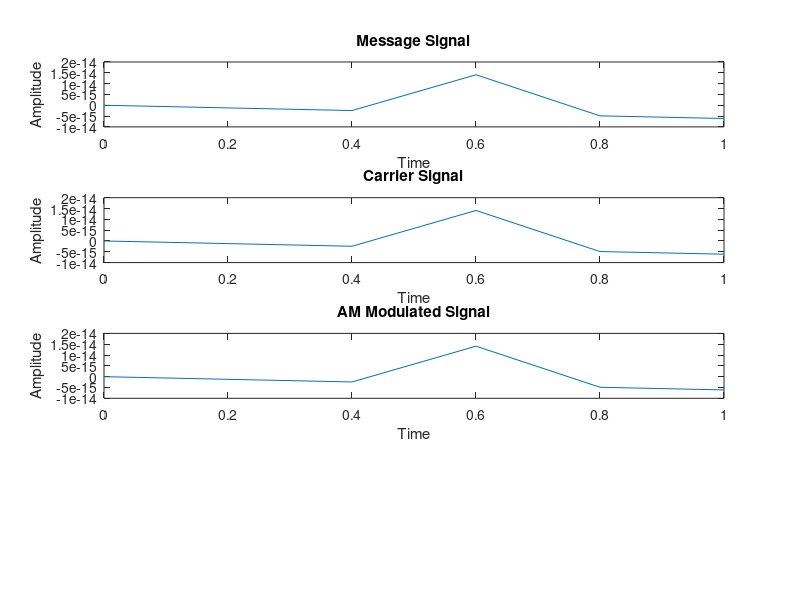

This figure's MATLAB source: (Note: this script raises an error after producing the figure.)
%Develop a model of a conventional AM system using simulink and MATLAB.The 
%message signal is 1.5Hz sine wave and the carrier frequency is selected as
%20Hz.The sample time parameter value of 1/1000 is used.The choice of 
%modulation index is made by setting the gain value in the gain block.For 
%this experiment,ma = 0.5 has been selected.The parameters of simulation 
%including message signal frequency,carrier frequency,modulation depth,and 
%sampling rate are set up by a computation MATLAB m-file.The m-file also 
%computes transfer functions of the BP and LP filters in the AM demodulator
%using an envelope detector. 

fm=input('Enter friquency of message signal ');
fc=input('Enter friquency of carrier signal ');
Am=input('Enter Amplitude of message signal ');
Ac=input('Enter Amplitude of carrier signal ');
fs=input('Enter Sammpling period ');
t=0:1/fs:1;        % Time Period

% MESSAGE SIGNAL 
Em=Am.*sin(2.*pi.*fm.*t);     % MESSAGE SIGNAL  
subplot(411);
plot(t,Em)
xlabel('Time');  
ylabel('Amplitude');
title('Message Signal');

% CARRIER SIGNAL
Ec=Ac.*sin(2.*pi.*fc.*t);     % CARRIER SIGNAL
subplot(412);
plot(t,Ec)
xlabel('Time');  
ylabel('Amplitude');
title('Carrier Signal');


% AM MODULATION
m=Am/Ac;      % MODULATION INDEX
s=Ac.*(1+(m.*Am.*sin(2*pi*fm*t))).*sin(2*pi*fc*t);      % AM MODULATED SIGNAL
subplot(413);
plot(t,s)
xlabel('Time');  
ylabel('Amplitude');
title('AM Modulated Signal');

% AM DEMODULATION
up=envelope(s,300);    % AM DEMODULATED SIGNAL
subplot(414);
plot(t,up)
xlabel('Time');  
ylabel('Amplitude');
title('AM Dimodulated Signal (Envelope Detector)');
%grid on